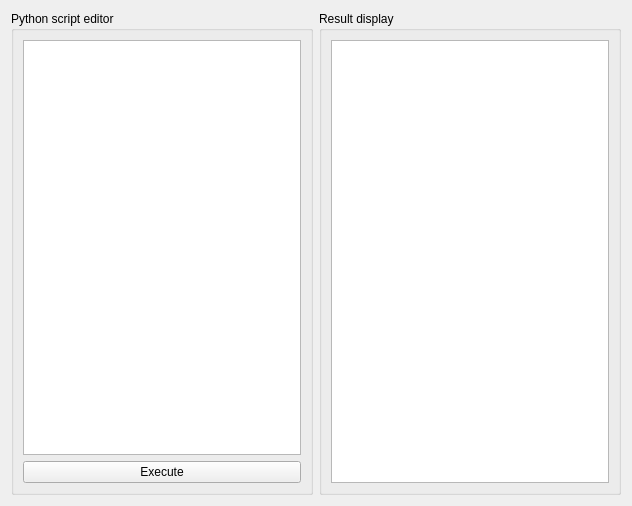
<?xml version="1.0" encoding="UTF-8"?>
<ui version="4.0">
 <class>Form</class>
 <widget class="QWidget" name="Form">
  <property name="geometry">
   <rect>
    <x>0</x>
    <y>0</y>
    <width>632</width>
    <height>506</height>
   </rect>
  </property>
  <property name="windowTitle">
   <string>Form</string>
  </property>
  <property name="styleSheet">
   <string notr="true">font: 9pt &quot;Titillium Web&quot;;</string>
  </property>
  <layout class="QHBoxLayout" name="horizontalLayout">
   <item>
    <widget class="QGroupBox" name="verticalGroupBox">
     <property name="title">
      <string>Python script editor</string>
     </property>
     <layout class="QVBoxLayout" name="verticalLayout">
      <item>
       <widget class="QTextEdit" name="te_python">
        <property name="styleSheet">
         <string notr="true">font: 11pt &quot;Titillium Web&quot;;</string>
        </property>
       </widget>
      </item>
      <item>
       <widget class="QPushButton" name="btn_execute">
        <property name="text">
         <string>Execute</string>
        </property>
       </widget>
      </item>
     </layout>
    </widget>
   </item>
   <item>
    <widget class="QGroupBox" name="verticalGroupBox">
     <property name="title">
      <string>Result display</string>
     </property>
     <layout class="QVBoxLayout" name="verticalLayout_2">
      <item>
       <widget class="QTextBrowser" name="tb_result">
        <property name="styleSheet">
         <string notr="true">font: 11pt &quot;Titillium Web&quot;;</string>
        </property>
       </widget>
      </item>
     </layout>
    </widget>
   </item>
  </layout>
 </widget>
 <resources/>
 <connections/>
</ui>
